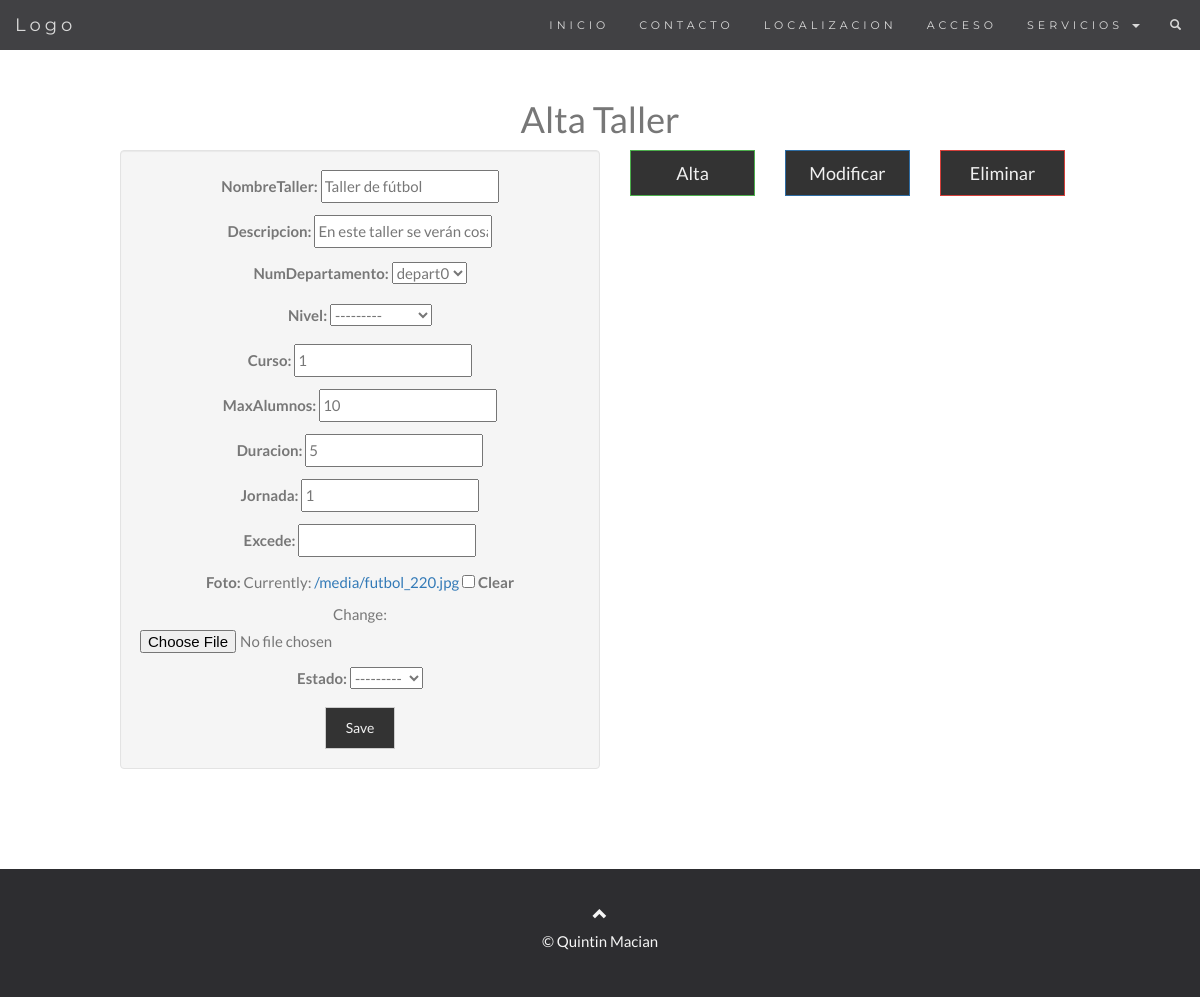
/taller/update/1, run on an earlier commit of the app's database.
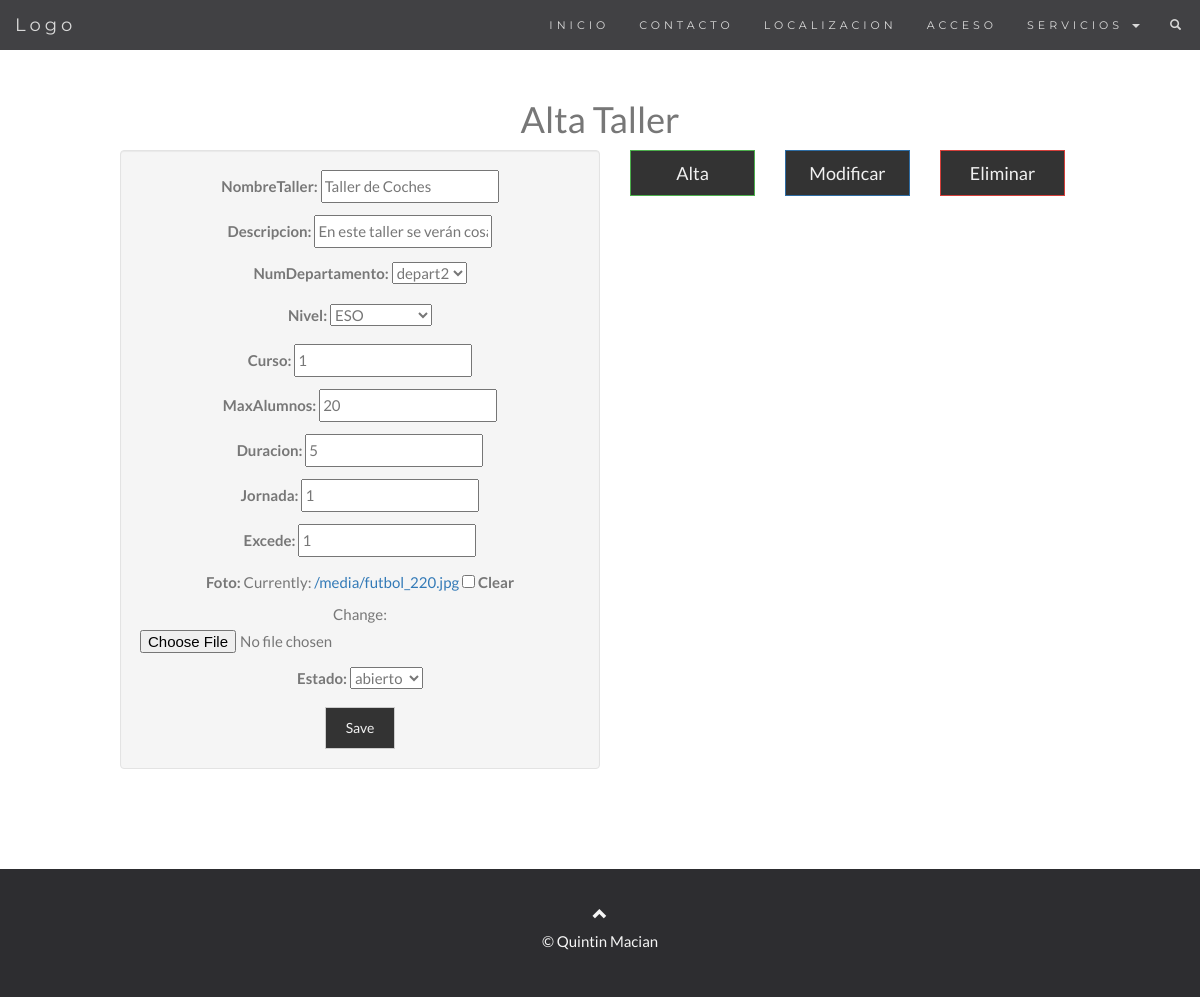
And on a later commit of the database.
### talleres/models.py (models this page shows, shortened)
class Taller(models.Model):
    Numero = models.AutoField(primary_key=True)
    NombreTaller = models.CharField(max_length=50)
    Descripcion = models.CharField(max_length=150)
    NumDepartamento = models.ForeignKey(Departamento, on_delete=models.CASCADE)
    NIVEL = ((1,'ESO'), (2, 'BACHILLER'), (3,'CFGM'), (4,'CFGS'), (5,'PQPI'))
    nivel = models.PositiveSmallIntegerField(choices=NIVEL, null=True)
    curso = models.IntegerField()
    MaxAlumnos = models.IntegerField()
    duracion = models.IntegerField()
    jornada = models.IntegerField()
    excede = models.IntegerField(null=True)
    foto = models.ImageField(blank=True, null=True, upload_to = 'media/', default='/media/default.jpg')
    ESTADO = ((1, 'abierto'),(2, 'cerrado'))
    estado = models.PositiveSmallIntegerField(choices=ESTADO, null=True)
    idAlumnoTaller = models.ManyToManyField(Alumno, through='AlumnoTaller')

### talleres/views.py (the view)
# urls.py: url('^taller/update/(?P<pk>[\w-]+)$', views.TallerUpdateView.as_view(), name='taller_update'),
class TallerUpdateView(UpdateView):
    model = Taller
    fields = ('Numero', 'NombreTaller','Descripcion','NumDepartamento','nivel', 'curso','MaxAlumnos','duracion','jornada','excede','foto', 'estado')
    template_name_suffix = "_update_form"

### talleres/models.py (called while the page is built)
    def __str__(self):
        return self.nombre

### talleres/templates/talleres/taller_update_form.html (shortened to what this page needs)
{% extends "base.html" %}
  {% block content %}
        <div id="alta" class="container text-center">
        <h1>Alta Taller</h1>
        <div class="row">
        <div class="col-md-6 well well-xs">
        <form method="POST" class="post-form" enctype="multipart/form-data">{% csrf_token %}
          {{ form.as_p }}
          <button type="submit" class="save btn btn-default">Save</button>
        </form>
        </div>
        <div class="row">
            <div class="col-md-6 ">
            <div class="col-md-4 ">
            <button type="button" class="btn btn-success btn-lg btn-block">Alta</button>
            </div>
            <div  class="col-md-4 ">
                    <p><button type="button" class="btn btn-primary btn-lg btn-block">Modificar</button></p>
            </div>
            <div  class="col-md-4 ">
                    <button type="button" class="btn btn-danger btn-lg btn-block">Eliminar</button>
                </div>
            </div>
         </div>
        </div>
        </div>
    {% endblock content %}

What changed in the data, as far as the page shows it:
changed Taller "En este taller se verán cosas de fútbol": NombreTaller "Taller de fútbol" → "Taller de Coches"; NumDepartamento "depart0" → "depart2"; nivel "---------" → "ESO"; MaxAlumnos "10" → "20"; excede (not shown) → "1"; estado "---------" → "abierto"
